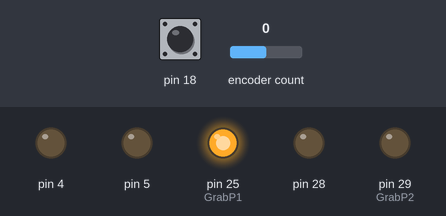
Simulated run of this sketch. Board: Arduino Mega 2560, built with avr-gcc and run on an emulated ATmega2560. On the bench: output pins drawn as LEDs (lit = HIGH). The test bench sets the inputs (shaded band); at power-on: pin 18 HIGH, encoder count 0. Pins used as bus, display or sensor lines are not drawn.

Above: at 0.1 s.
At 3.2 s:
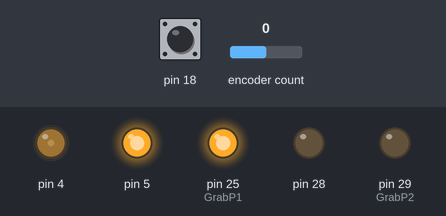
3.3 s: pin 18 pulled LOW for 0.15 s
At 4.7 s:
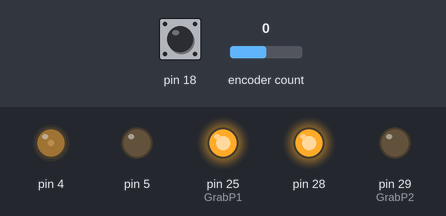
Timing chart, 0 to 6.3 s (numbered marks = the images above; inputs shaded):
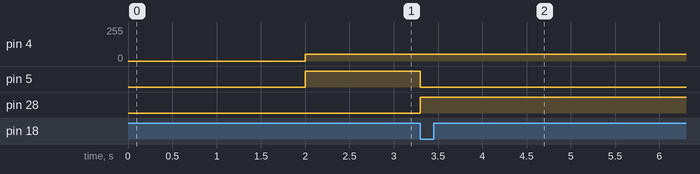

The sketch:

picking_mechanism.ino
```cpp
#include "Motor.h"
#include "Func.h"
#include <Encoder.h>

Motor ThrowMotor(Throw_pwm, Throw_in1, Throw_in2);
Encoder ThrowEnc(3, 2);

bool initialPosition = false;
int reedCount = 0;

void setup() {
  Serial.begin(9600);
  pinModes();
  pOpen(GrabP1, GrabP2);
  delay(2000);
}

void loop() {

  //Move shaft clockwise until hits limit switch
  while (initialPosition != true) {
    if (limitSwitch == LOW) {
      //      Serial.println("Initial Reached");
      ThrowMotor.brakeHercules();
      initialPosition = true;
      ThrowEnc.write(0);
      //After hitting the limit switch, raise it up a little
      while (readEncoder < 50 ) {
        grabberAclk(50);
      }
      delay(3000);
      pClose(GrabP1, GrabP2);
      delay(2000); //Delay To grab arrow completely
      break;
    } else {
      ThrowMotor.clk(50);
    }
  }

  //Quickly open and close to grab arrow from a lower position
  grabberAclk(500);
  pOpen(GrabP1, GrabP2);
  delay(170);
  pClose(GrabP1, GrabP2);
  delay(500);

  //Move till the throwing position and then bring down thrower
  grabberAclk(2600);
  while (1);

  // Throw arrow
    while (reedCount < 2) {
    if (digitalRead(21) == 0) {
      reedCount++;
    } else {
      pHold(ThrowP1, ThrowP2);
    }
    }
    //  pOpen(ThrowP1, ThrowP2);
    delay(2000);
    initialPosition = false;
}

void grabberAclk(int pulses) {
  while (readEncoder < pulses) {
    ThrowMotor.aclk(50);
    //    Serial.println(ThrowEnc.read());
  }
  ThrowMotor.brakeHercules();
}

void grabberClk(int pulses) {
  while (readEncoder > -pulses) {
    ThrowMotor.clk(50);
    //    Serial.println(ThrowEnc.read());
  }
  ThrowMotor.brakeHercules();
}
```

Func.h
```cpp
#define limitSwitch digitalRead(18)

#define Throw_pwm 4
#define Throw_in1 5
#define Throw_in2 28

#define GrabP1 25
#define GrabP2 29

#define ThrowP1 23
#define ThrowP2 27

#define readEncoder ThrowEnc.read()


void pinModes() {
  pinMode(18, INPUT_PULLUP);
  pinMode(23, OUTPUT);
  pinMode(27, OUTPUT);
  pinMode(25, OUTPUT);
  pinMode(29, OUTPUT);
  pinMode(21, INPUT_PULLUP);
  //Grabber Pneumatic
  digitalWrite(GrabP1, HIGH);
  digitalWrite(GrabP2, HIGH);

  //Throwing Pneumatic
  digitalWrite(ThrowP1, HIGH);
  digitalWrite(ThrowP2, HIGH);

}
void pClose(int pin1, int pin2) {
  digitalWrite(pin1, LOW);
  digitalWrite(pin2, HIGH);
}
void pFree(int pin1, int pin2) {
  digitalWrite(pin1, LOW);
  digitalWrite(pin2, LOW);
}

void pOpen(int pin1, int pin2) {
  digitalWrite(pin1, HIGH);
  digitalWrite(pin2, LOW);
}

void pHold(int pin1, int pin2) {
  digitalWrite(pin1, HIGH);
  digitalWrite(pin2, HIGH);
}
```

Motor.h
```cpp
class Motor{
  private:
    uint8_t input_1, pwm_pin, input_2;
  public:
    Motor( int pwm_pin,int input_1, int input_2 = 100) {
      this->input_1 = input_1;
      this->input_2 = input_2;
      this->pwm_pin = pwm_pin;
      pinMode(input_1, OUTPUT);
      pinMode(input_2, OUTPUT);
      pinMode(pwm_pin, OUTPUT);
    }
    void clk(uint8_t pwm) {
      digitalWrite(input_1, HIGH);
      digitalWrite(input_2, LOW);
      analogWrite(pwm_pin, pwm);
    }
    void aclk(uint8_t pwm) {
      digitalWrite(input_1, LOW);
      digitalWrite(input_2, HIGH);
      analogWrite(pwm_pin, pwm);
    }
    void brakeHercules() {
      digitalWrite(input_1, HIGH);
      digitalWrite(input_2, HIGH);
      analogWrite(pwm_pin, 255);
    }
    void brakeCytron() {
      digitalWrite(input_1, LOW);
      analogWrite(pwm_pin, 0);
    }
};
```

Measured:
- after the input at 3.3 s, pin 5: HIGH → LOW at once; pin 28: LOW → HIGH at once
